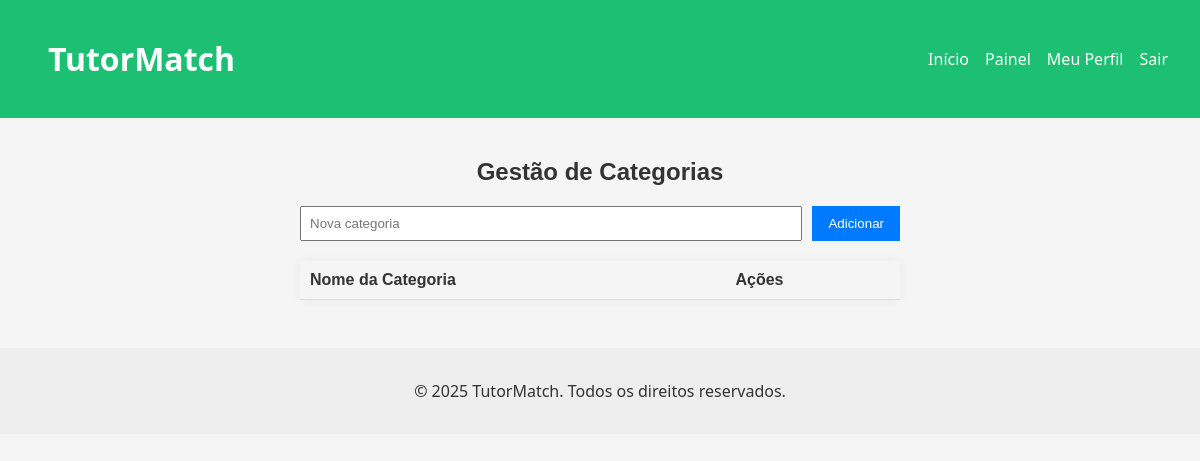
The app's page /pages/manage_categories.php (signed in), older data.
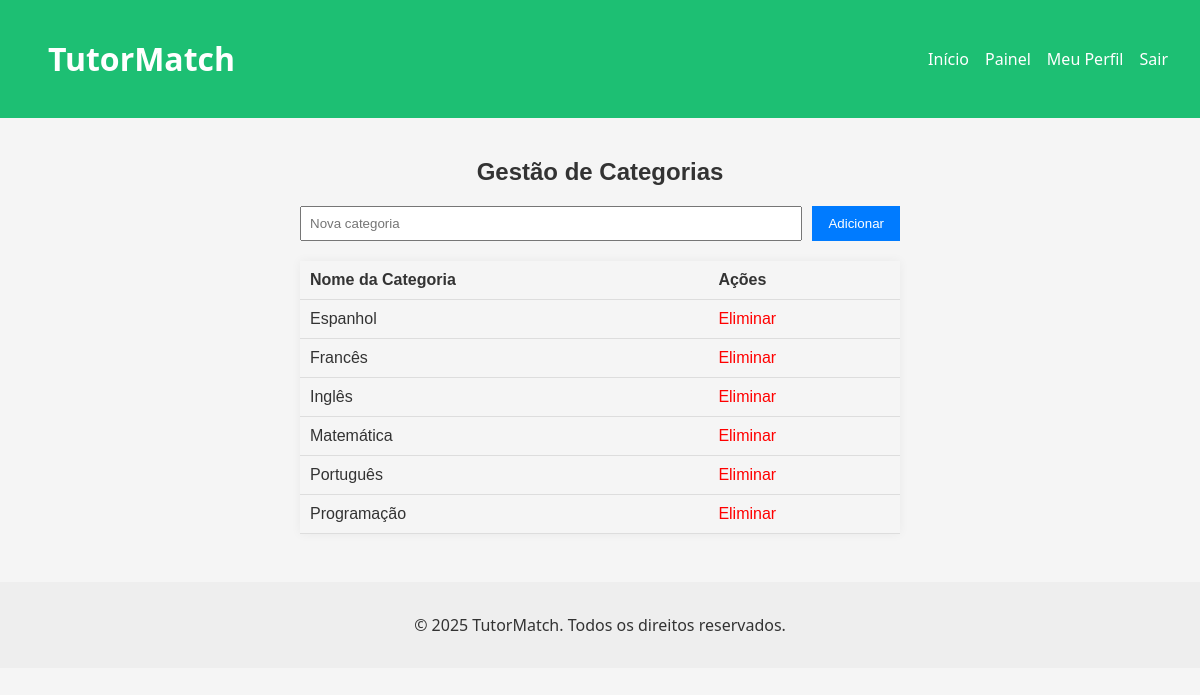
The same page, newer data.
### tables this page shows
CREATE TABLE categories (
            id INTEGER PRIMARY KEY AUTOINCREMENT,
            name TEXT NOT NULL UNIQUE
        );

### pages/manage_categories.php (the view, shortened to what this page needs)
<?php
require_once '../database/db.php';
$stmt = $db->query("SELECT * FROM categories ORDER BY name ASC");
$categories = $stmt->fetchAll();
?>
<?php include_once '../includes/header.php'; ?>
<link rel="stylesheet" href="../css/admin.css">
<div class="category-container">
    <h2>Gestão de Categorias</h2>
    <form method="post" action="" class="category-form">
        <input type="text" name="name" placeholder="Nova categoria" required>
        <button type="submit">Adicionar</button>
    </form>
    <table class="category-table">
        <thead>
            <tr>
                <th>Nome da Categoria</th>
                <th>Ações</th>
            </tr>
        </thead>
        <tbody>
        <?php foreach ($categories as $category): ?>
            <tr>
                <td><?= htmlspecialchars($category['name']); ?></td>
                <td>
                    <a href="../actions/delete_category.php?id=<?= $category['id']; ?>" onclick="return confirm('Apagar esta categoria?');" class="delete-link">Eliminar</a>
                </td>
            </tr>
        <?php endforeach; ?>
        </tbody>
    </table>
</div>
<?php include_once '../includes/footer.php'; ?>

### includes/header.php (shortened to what this page needs)
<!DOCTYPE html>
<html lang="eng">
<head>
  <link rel="stylesheet" href="/css/main.css" />
</head>
<body>
  <header>
    <h1><a href="/index.php">TutorMatch</a></h1>
    <nav>
      <a href="/index.php">Início</a>
      <?php if ($_SESSION['role'] == 'freelancer'): ?>
        <a href="../actions/switch_role.php">Mudar para Cliente</a>
        <a href="../pages/create_service.php">Criar Serviço</a>
        <a href="../pages/my_services.php">Meus Serviços</a>
      <?php elseif ($_SESSION['role'] == 'client'): ?>
        <a href="../actions/switch_role.php">Mudar para Freelancer</a>
        <a href="../pages/create_request.php">Criar Pedido</a>
        <a href="../pages/services.php">Serviços</a>
      <?php elseif ($_SESSION['role'] == 'admin'): ?>
        <div class="admin-menu">
            <a href="../pages/admin_dashboard.php">Painel</a>
        </div>
      <?php endif; ?>
      <?php if (isset($_SESSION['user_id'])): ?>
        <div class="user-info">
          <a href="../pages/profile.php">Meu Perfil</a>
          <a href="../pages/logout.php">Sair</a>
        </div>
      <?php else: ?>
        <a href="../pages/login.php">Entrar</a>
        <a href="../pages/register.php">Registrar</a>
      <?php endif; ?>
    </nav>
  </header>

### includes/footer.php (shortened to what this page needs)
<footer>
    <p>&copy; 2025 TutorMatch. Todos os direitos reservados.</p>
  </footer>
</body>
</html>

### css/main.css (style rules this page uses)
body { font-family: 'Segoe UI', sans-serif; margin: 0; background-color: #f5f5f5; color: #333; }

### css/admin.css (style rules this page uses)
.category-container { max-width: 600px; margin: 40px auto; font-family: Arial, sans-serif; }
h2 { text-align: center; margin-bottom: 20px; }
.category-form { display: flex; gap: 10px; margin-bottom: 20px; }
.category-form input[type="text"] { flex: 1; padding: 8px; }
.category-form button { padding: 8px 16px; background-color: #007bff; border: none; color: white; cursor: pointer; }
.category-table { width: 100%; border-collapse: collapse; box-shadow: 0 0 10px rgba(0,0,0,0.05); }
.category-table th, .category-table td { text-align: left; padding: 10px; border-bottom: 1px solid #ddd; }
.delete-link { color: red; text-decoration: none; }

### css/layout.css (style rules this page uses)
header { background-color: #1dbf73; padding: 1rem 2rem; color: white; display: flex; justify-content: space-between; align-items: center; }
header a { color: white; text-decoration: none; margin-left: 1rem; }
nav { display: flex; align-items: center; }
.user-info { display: flex; align-items: center; }
footer { margin-top: 3rem; text-align: center; padding: 1rem; background: #eee; }

Row changes from the older to the newer data that the page shows:
added categories: name "Espanhol"
added categories: name "Francês"
added categories: name "Inglês"
added categories: name "Matemática"
added categories: name "Português"
added categories: name "Programação"
